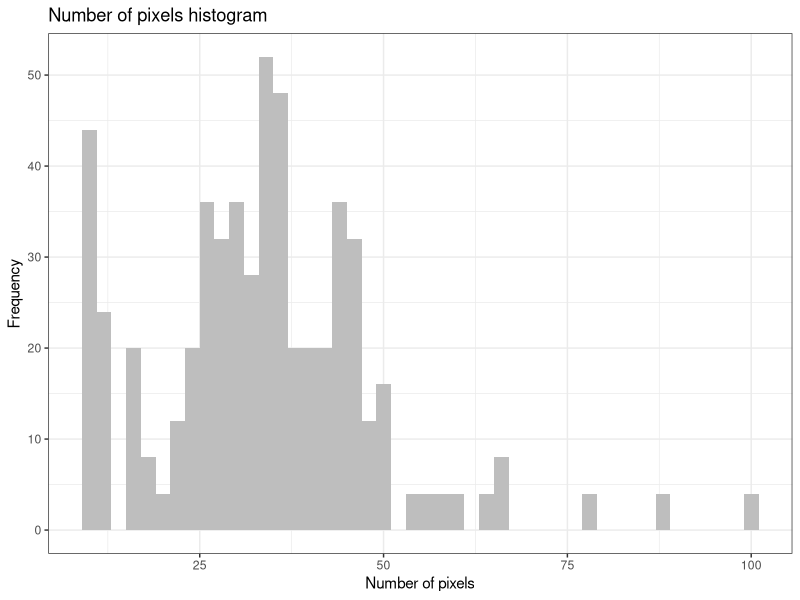
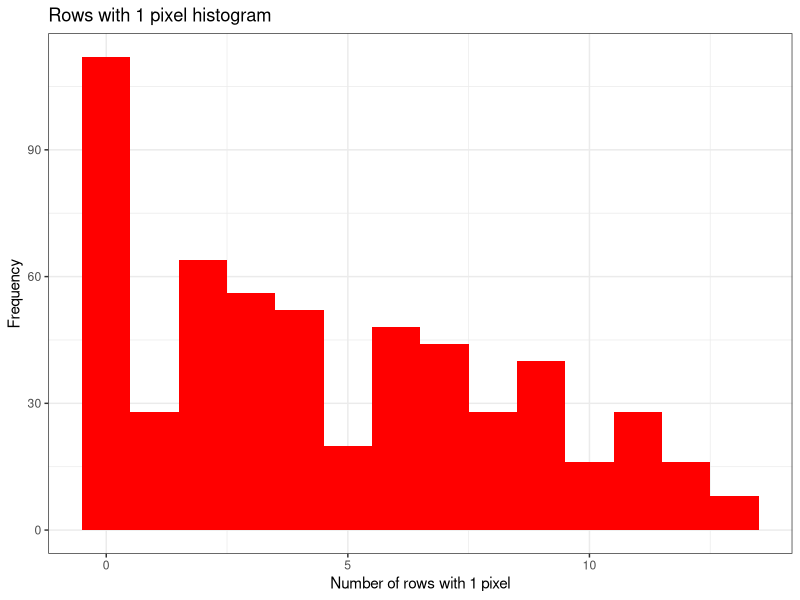
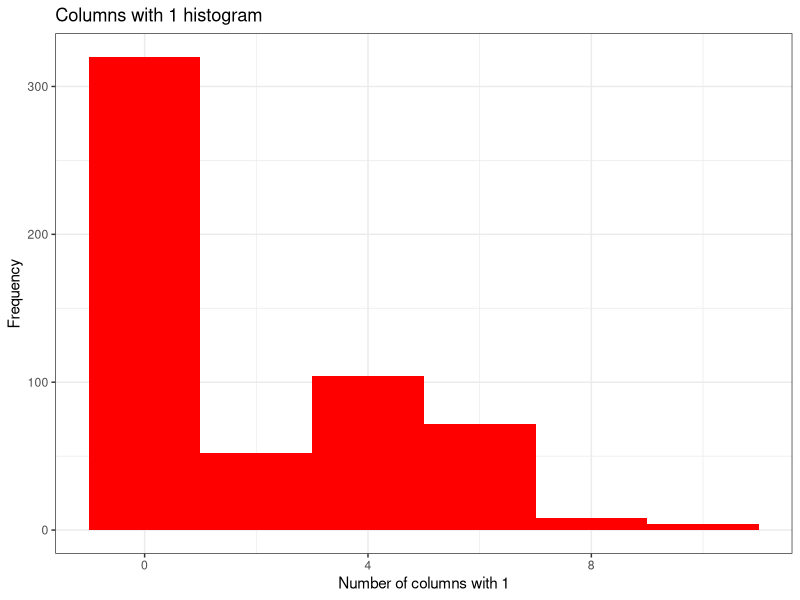
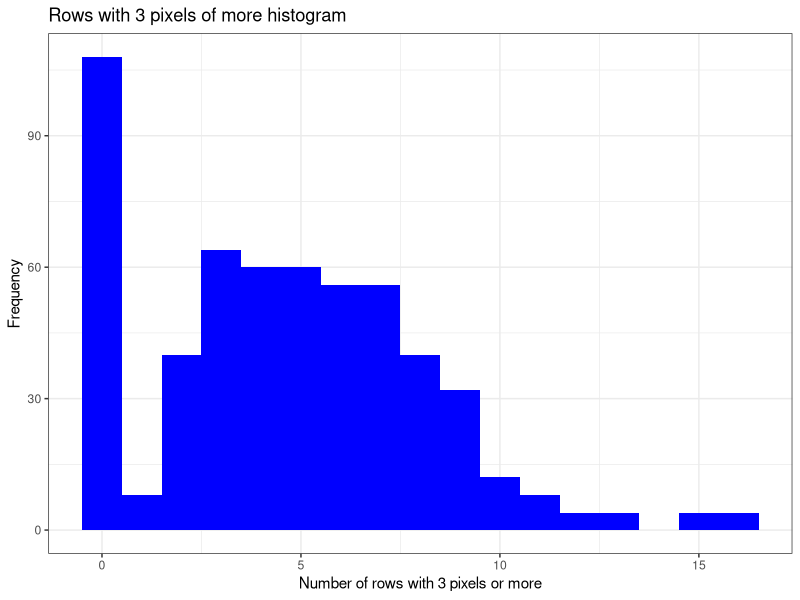
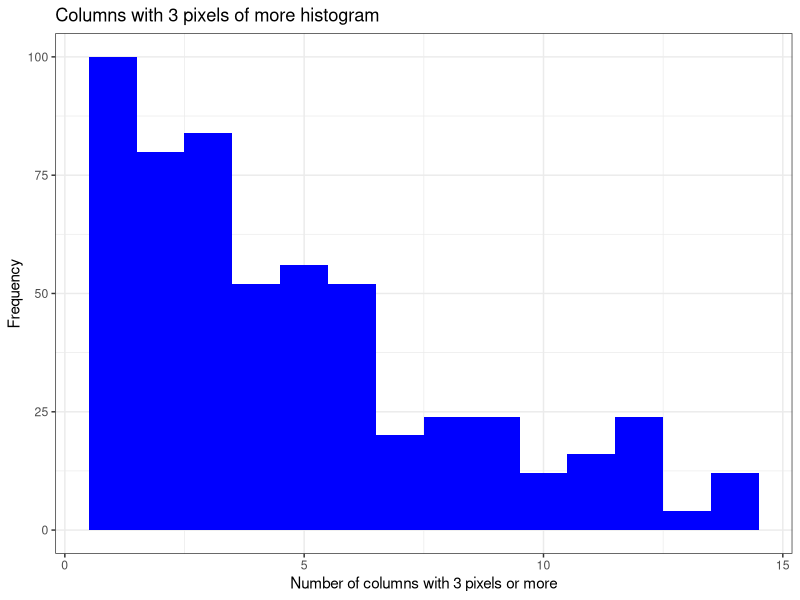
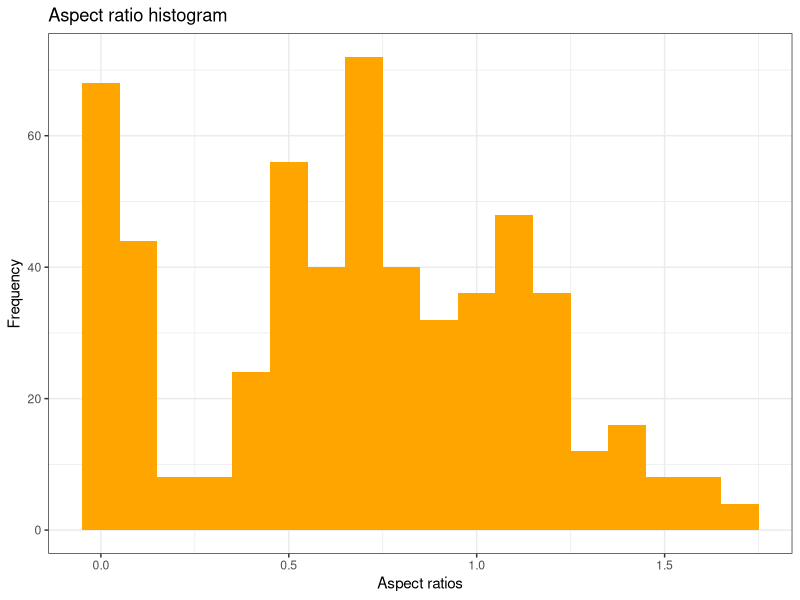

The R source for these figures, in order: (Note: this script raises an error after producing the figures.)
# section 3 code

{
  library(readr)
  library(ggplot2)
  library(tidyverse)
  library(matrixStats)
  library(knitr) 
  
  # This is the setup code for section 3 it just read the feature calculations into a data.frame
  mydata <- read.csv("40294886_features.csv", row.names = NULL)
  calculated_features <- data.frame(mydata)
  calculated_features_col_names <- c("Label", "Index", "nr_pix", "rows_with_1", "cols_with_1",
    "rows_with_3p", "cols_with_3p", "aspect_ratio", "neigh_1",
    "no_neigh_above","no_neigh_below","no_neigh_left","no_neigh_right",
    "no_neigh_horiz", "no_neigh_vert","connected_areas","eyes","custom")
  colnames(calculated_features) <- calculated_features_col_names
  mydata[ , 3:18] <- as.numeric(mydata[ , 3,18])
  
  
  
  # 3.1 code
  
  # prints histograms for each of the features
  code_3_1 <- function(calculated_features){
    nr_pix_hist <- ggplot(data = calculated_features, aes(nr_pix))+
    geom_histogram(binwidth = 2, fill = "grey")+
    theme_bw() +
    labs(title = "Number of pixels histogram",
         x = "Number of pixels",
         y = "Frequency")

    rows_with_1_hist <- ggplot(data = calculated_features, aes(rows_with_1)) +
             geom_histogram(binwidth = 1, fill = "red") +
             theme_bw() +
             labs(title = "Rows with 1 pixel histogram",
                  x = "Number of rows with 1 pixel",
                  y = "Frequency")

    cols_with_1_hist <- calculated_features %>%
      ggplot(aes(cols_with_1))+
      geom_histogram(binwidth = 2, fill = "red")+
      theme_bw() +
      labs(title = "Columns with 1 histogram",
           x = "Number of columns with 1",
           y = "Frequency")

    rows_with_3p_hist <- calculated_features %>%
      ggplot(aes(rows_with_3p))+
      geom_histogram(binwidth = 1, fill = "blue")+
      theme_bw() +
      labs(title = "Rows with 3 pixels of more histogram",
           x = "Number of rows with 3 pixels or more",
           y = "Frequency")

    cols_with_3p_hist <- calculated_features %>%
      ggplot(aes(cols_with_3p))+
      geom_histogram(binwidth = 1, fill = "blue")+
      theme_bw() +
      labs(title = "Columns with 3 pixels of more histogram",
           x = "Number of columns with 3 pixels or more",
           y = "Frequency")

    aspect_ratio_hist <- calculated_features %>%
      ggplot(aes(aspect_ratio))+
      geom_histogram(binwidth = 0.1, fill = "orange")+
      theme_bw() +
      labs(title = "Aspect ratio histogram",
           x = "Aspect ratios",
           y = "Frequency")

    plot(nr_pix_hist)
    plot(rows_with_1_hist)
    plot(cols_with_1_hist)
    plot(rows_with_3p_hist)
    plot(cols_with_3p_hist)
    plot(aspect_ratio_hist)
  }
  
  code_3_1(calculated_features) #uncomment when ready to run

  
  
  
  # 3.2 code
  # creating over lappting bar charts for the 3 features That appear to stand out
  
  code_3_2(calculated_features)
  
  code_3_2 <- function(calculated_features){
   
    
    stats_df <- get_stats(calculated_features)

    # stats_table(stats_df) # need to fix this
  }
  
  # this function calculated mean, median and standard deviation for each of the features
  # then returns a dataframe containing each of these
  get_stats <- function(calculated_features){
    letters_calculated_features <- calculated_features[1:80,]
    non_letters_calculated_features<- calculated_features[81:140,]
    letters_calculated_features[, 18] <- as.numeric(letters_calculated_features[ , 18])
    non_letters_calculated_features[ , 18] <- as.numeric(non_letters_calculated_features[ , 18])
    
    
    # # get the mean of each column
    letters_mean <- c(colMeans(letters_calculated_features[ , 3:18]))
    non_letters_mean <- c(colMeans(non_letters_calculated_features[ , 3:18]))
  
    # get the medians of each column
    letters_median <- c(colMedians(as.matrix(letters_calculated_features[ , 3:18])))
    non_letters_median <- c(colMedians(as.matrix(non_letters_calculated_features[ , 3:18])))
  
    #get the standard deviation of each column
    letters_sd <- colSds(as.matrix(letters_calculated_features[, 3:18][sapply(letters_calculated_features[ , 3:18 ], is.numeric)]))
    non_letters_sd <- colSds(as.matrix(non_letters_calculated_features[ , 3:18][sapply(non_letters_calculated_features[ , 3:18], is.numeric)]))
    
    print(letters_sd)
    
    stats_df<-data.frame(letters_mean, non_letters_mean, letters_median, non_letters_median, letters_sd, non_letters_sd)
    return(stats_df)
  }
  
  # this function prints out a table containing the statistics for the features
  stats_table <- function(stats_df){
    table <- kable(as.matrix(stats_df), caption = "This table shows the letter and non letters mean, median and standard deviation for each of the feature calculations")
    print(table)
  }
  
  
  # this function prints out a grouped bar plot for each of the features stat values
  mean_stats_hist <- function(stats_df){
    mean_df <- data.frame(stats_df[, 1], stats_df[, 2])
    print(mean_df)
  }
  
  
  
  # # printing tables containing the results for standard_deviation, mean, median for both letters and
  # # non letters.
  # # source for making tables: https://www.youtube.com/watch?v=hNgeVLotABg
  # summary_data = matrix(NA, nrow = 16, ncol = 0)
  # 
  # summary_data <- cbind(summary_data, letters_mean)
  # summary_data <- cbind(summary_data, non_letters_mean)
  # summary_data <- cbind(summary_data, letters_median)
  # summary_data <- cbind(summary_data, non_letters_median)
  # summary_data <- cbind(summary_data, letters_sd)
  # summary_data <- cbind(summary_data, non_letters_sd)
  # 
  # features_table<-kable(summary_data, caption = "This table shows the letter and non letters mean, median and standard deviation for each of the feature calculations")
  # # this prints out the table containing all the values for the features for the report
  # print(features_table)
  # 
  # non_letters_summary_data <- matrix(NA, nrow = 16, ncol = 0)
  # 
  # non_letters_summary_data <-cbind(letters_summary_data, letters_mean)
  # non_letters_summary_data <- cbind(letters_summary_data, letters_median)
  # non_letters_summary_data <- cbind(letters_summary_data, letters_sd)
  # 
  # non_letters_summary_data <- matrix(NA, nrow = 16, ncol = 0)
  # 
  # 
  # non_letters_summary_data <-cbind(letters_summary_data, letters_mean)
  # non_letters_summary_data <- cbind(letters_summary_data, letters_median)
  # non_letters_summary_data <- cbind(letters_summary_data, letters_sd)
  # 
  # print(letters_summary_data)
  # 
  # letter_comparison_histogram <- ggplot(aes(x=))

  #print(summary_data)

  # cols with 1, no_neigh_vert and connected_areas seems to be the features with the greates differences and may be the easiest features for
  # discriminating whether an image is a letter or a non letter image.

  # density plots for mean, median and standard deviation of cols with 1 for letters and non letters
  # creating box plots I used https://www.datamentor.io/r-programming/box-plot/#:~:text=In%20R%2C%20boxplot%20(and%20whisker,numeric%20vectors%20as%20its%20components.

  # # box plot for comparing all the summary data, to show in report
  # summary_boxplot <- boxplot(letters_mean, non_letters_mean, letters_median, non_letters_median, letters_sd, non_letters_sd,
  #         main = "summary data comparisons",
  #         at = c(1,2,3,4,5,6),
  #         names = c("letter mean", "non letter mean", "letters median", "non letters median", "letters standard deviation", "non letters standard deviation"),
  #         las = 2,
  #         col = c("orange","red"),
  #         border = "brown",
  #         horizontal = TRUE,
  #         notch = FALSE
  # )

  # histogram comparisons for each of the 3 chosen features
  # get a histogram for cols with 1 for letters
  
  
  
  
  # cols_with_1_letters <- letters_calculated_features$cols_with_1
  # cols_with_1_non_letters <- non_letters_calculated_features$cols_with_1
  # 
  # # this creates a histogram for the columns with 1 feature for letters and non letters
  # hist(cols_with_1_letters, main = "columns with 1", xlab = "Columns with 1", xlim=c(0,10), col="red")
  # hist(cols_with_1_non_letters, add=T, col=rgb(0, 1, 0, 0.5) )
  # 
  # 
  # # 3.3
  # # histogram comparisons for no neigh vert
  # no_neigh_vert_letters <- letters_calculated_features$no_neigh_vert
  # no_neigh_vert_non_letters <- non_letters_calculated_features$no_neigh_vert
  # 
  # hist(no_neigh_vert_letters, main = "number of pixels with no neighbours vertical per dataset", xlab = "number no neighbours vertical", xlim=c(0,10), col="blue")
  # hist(no_neigh_vert_non_letters, add=T, col=rgb(0, 1, 0, 0.5) )
  # 
  # # histogram comparison of eyes, This is an easy comparison there is a small percentage of letters that have eyes, and non letters have no eyes
  # eyes_letters <- letters_calculated_features$eyes
  # non_eyes_letters <- non_letters_calculated_features$eyes
  # 
  # hist(eyes_letters, main = "eyes", xlab = "number of eyes", xlim=c(0,10), col="orange")
  # hist(non_eyes_letters, add=T, col=rgb(0, 1, 0, 0.5) )
  # 
  # # histogram comparison connected areas
  # connected_areas_letters <- letters_calculated_features$connected_areas
  # connected_areas_non_letters <- non_letters_calculated_features$connected_areas
  # 
  # hist(connected_areas_letters, main = "connected_areas_non_letters", xlab = "connected areas", xlim=c(0,10), col="blue")
  # hist(connected_areas_non_letters, add=T, col=rgb(0, 1, 0, 0.5) )
  # 
  # 
  # # histogram for nr pix
  # letters_nr_pix <- letters_calculated_features$nr_pix
  # non_letters_nr_pix <- non_letters_calculated_features$nr_pix
  # 
  # hist(letters_nr_pix, main = "letters and non letters number of pixels", xlab = "number of pixels", xlim=c(0,10), col="blue")
  # hist(non_letters_nr_pix, add=T, col=rgb(0, 1, 0, 0.5) )
  # # going to loop through each of teh calculated features in the vector
  # 
  # 
  # 
  # # 3.4 statistical analysis of both letters and non letters





}
